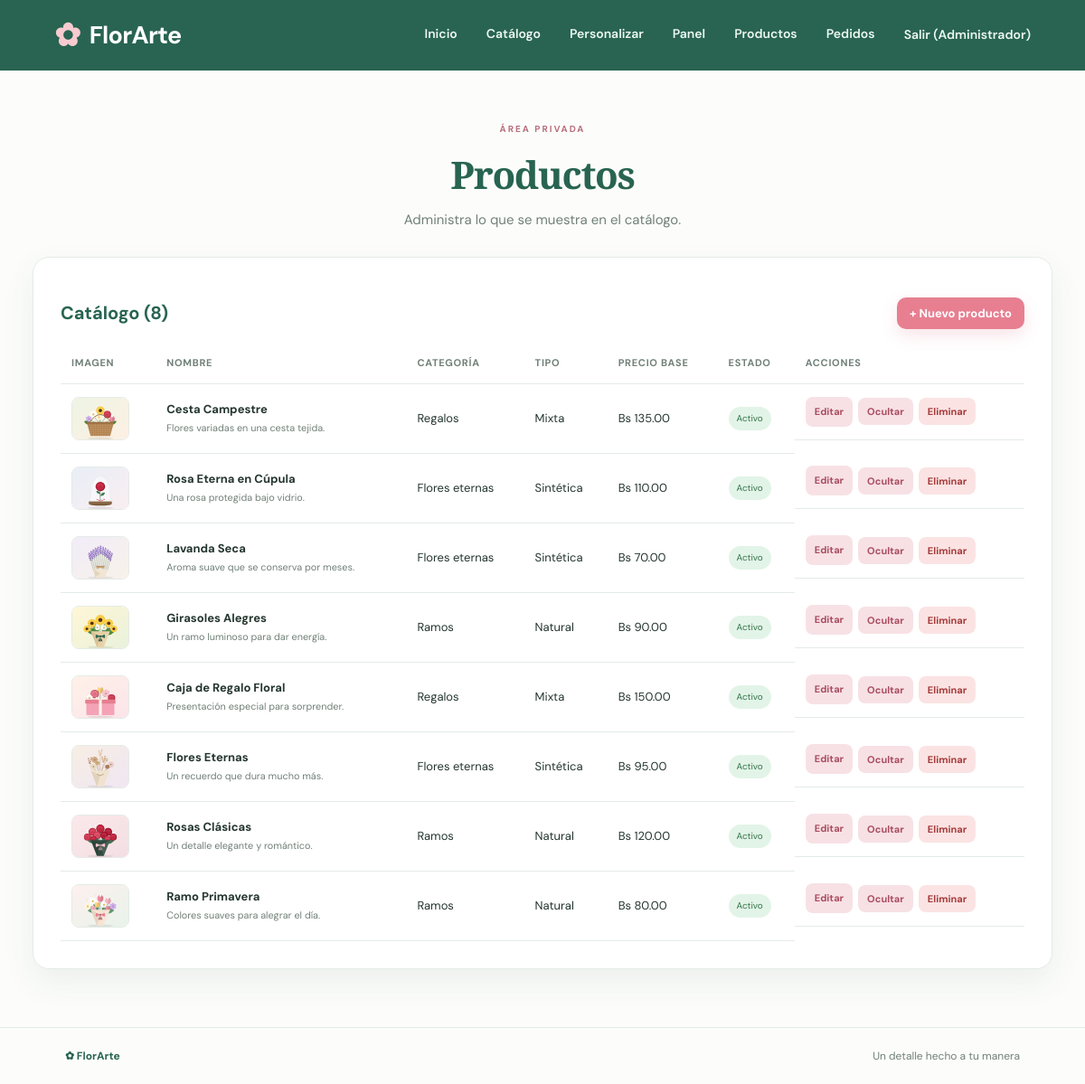
The app's page /index.php?page=admin-products (signed in) with its own data.
### tables this page shows
CREATE TABLE productos (
  id INT UNSIGNED NOT NULL AUTO_INCREMENT,
  nombre VARCHAR(120) NOT NULL,
  descripcion VARCHAR(255) NOT NULL,
  precio_base DECIMAL(10,2) NOT NULL DEFAULT 0,
  categoria VARCHAR(80) NOT NULL,
  tipo_flor ENUM('Natural','Sintética','Mixta') NOT NULL DEFAULT 'Natural',
  imagen VARCHAR(255) NULL,
  activo TINYINT(1) NOT NULL DEFAULT 1,
  creado_en TIMESTAMP NOT NULL DEFAULT CURRENT_TIMESTAMP,
  PRIMARY KEY (id),
  KEY idx_productos_categoria (categoria),
  KEY idx_productos_activo (activo)
);

### app/core/Controller.php (called while the page is built, shortened)
<?php
class Controller {
    protected function view(string $name, array $data = []): void {
        extract($data);
        require __DIR__ . '/../views/layout/header.php';
        require __DIR__ . '/../views/' . $name . '.php';
        require __DIR__ . '/../views/layout/footer.php';
    }
}

### app/controllers/AdminController.php (called while the page is built, shortened)
<?php
class AdminController extends Controller {
    public function products(): void {
        $this->view('admin/products', ['title' => 'Productos', 'products' => (new Product())->adminAll()]);
    }
}

### app/core/Router.php (called while the page is built, shortened)
<?php
class Router {
    private $routes = [
        'home'                => ['HomeController',    'index',        'public', 'GET'],
        'catalog'             => ['CatalogController', 'index',        'public', 'GET'],
        'customize'           => ['OrderController',   'create',       'public', 'GET'],
        'save-order'          => ['OrderController',   'store',        'public', 'POST'],
        'my-orders'           => ['OrderController',   'mine',         'auth',   'GET'],
        'login'               => ['AuthController',    'login',        'public', null],
        'register'            => ['AuthController',    'register',     'public', null],
        'logout'              => ['AuthController',    'logout',       'public', 'POST'],
        'admin'               => ['AdminController',   'index',        'admin',  'GET'],
        'admin-products'      => ['AdminController',   'products',     'admin',  'GET'],
        'admin-product-new'   => ['AdminController',   'productForm',  'admin',  'GET'],
        'admin-product-edit'  => ['AdminController',   'productForm',  'admin',  'GET'],
        'admin-product-save'  => ['AdminController',   'productSave',  'admin',  'POST'],
        'admin-product-toggle'=> ['AdminController',   'productToggle','admin',  'POST'],
        'admin-product-delete'=> ['AdminController',   'productDelete','admin',  'POST'],
        'admin-orders'        => ['AdminController',   'orders',       'admin',  'GET'],
        'admin-order-status'  => ['AdminController',   'orderStatus',  'admin',  'POST'],
    ];
    public function dispatch(): void {
        $page = $_GET['page'] ?? 'home';
        list($class, $method, $access, $http) = $this->routes[$page];
        try {
            $controller = new $class();
            $controller->$method();
        } catch (Throwable $e) {
            error_log('FlorArte: ' . $e->getMessage() . ' en ' . $e->getFile() . ':' . $e->getLine());
            if (APP_DEBUG) { throw $e; }
            http_response_code(500);
            (new HomeController())->serverError();
        }
    }
}

### index.php (called while the page is built, shortened)
<?php
require_once __DIR__ . '/app/core/helpers.php';
(new Router())->dispatch();

### app/core/helpers.php (called while the page is built, shortened)
<?php
function e($value): string {
    return htmlspecialchars((string)($value ?? ''), ENT_QUOTES, 'UTF-8');
}
function money($value): string {
    return 'Bs ' . number_format((float)$value, 2);
}
function url(string $page = 'home', array $params = []): string {
    $script = $_SERVER['SCRIPT_NAME'] ?? 'index.php';
    return $script . '?' . http_build_query(['page' => $page] + $params);
}
function product_image(array $p): string {
    $img = (string)($p['imagen'] ?? '');
    if ($img !== '' && preg_match('#^(assets/img/products|uploads)/[A-Za-z0-9._-]+$#', $img)) {
        return $img;
    }
    $byCategory = [
        'Ramos' => 'ramo-primavera',
        'Flores eternas' => 'flores-eternas',
        'Regalos' => 'caja-regalo',
    ];
    return 'assets/img/products/' . ($byCategory[$p['categoria'] ?? ''] ?? 'default') . '.svg';
}

### app/models/Product.php (called while the page is built, shortened)
<?php
class Product extends Model {
    public function adminAll(): array {
        return $this->db->query("SELECT * FROM {$this->tProducts} ORDER BY id DESC")->fetchAll();
    }
}

### app/views/admin/products.php (the view, shortened to what this page needs)
<section class="page-intro"><span class="eyebrow">ÁREA PRIVADA</span><h1>Productos</h1><p>Administra lo que se muestra en el catálogo.</p></section>
<section class="table-card">
  <div class="table-heading"><h2>Catálogo (<?= count($products) ?>)</h2><a class="btn btn-small" href="<?= e(url('admin-product-new')) ?>">+ Nuevo producto</a></div>
  <?php if (!$products): ?><p class="empty">No hay productos todavía.</p><?php else: ?>
  <div class="table-scroll"><table><thead><tr><th>Imagen</th><th>Nombre</th><th>Categoría</th><th>Tipo</th><th>Precio base</th><th>Estado</th><th>Acciones</th></tr></thead><tbody>
  <?php foreach ($products as $p): ?>
    <tr>
      <td><img class="thumb" src="<?= e(product_image($p)) ?>" alt=""></td>
      <td><strong><?= e($p['nombre']) ?></strong><br><small class="muted"><?= e($p['descripcion']) ?></small></td>
      <td><?= e($p['categoria']) ?></td><td><?= e($p['tipo_flor']) ?></td><td><?= e(money($p['precio_base'])) ?></td>
      <td><span class="status-pill <?= $p['activo'] ? 'done' : '' ?>"><?= $p['activo'] ? 'Activo' : 'Oculto' ?></span></td>
      <td class="row-actions">
        <a class="small-btn" href="<?= e(url('admin-product-edit', ['id' => (int)$p['id']])) ?>">Editar</a>
        <form method="post" action="<?= e(url('admin-product-toggle')) ?>"><button class="small-btn" type="submit"><?= $p['activo'] ? 'Ocultar' : 'Mostrar' ?></button></form>
        <form method="post" action="<?= e(url('admin-product-delete')) ?>" onsubmit="return confirm('¿Eliminar este producto? Esta acción no se puede deshacer.');"><?= csrf_field() ?><input type="hidden" name="id" value="<?= (int)$p['id'] ?>"><button class="small-btn danger" type="submit">Eliminar</button></form>
      </td>
    </tr>
  <?php endforeach; ?></tbody></table></div>
  <?php endif; ?>
</section>

### assets/css/styles.css (style rules this page uses)
:root { --green:#286451;--green-dark:#174b3d;--sage:#eaf3ed;--sage-2:#d7e9dd;--pink:#e77f91;--pink-dark:#d9677c;--cream:#fff8f2;--ink:#25362f;--muted:#718078;--line:#e4ebe6;--white:#fff;--shadow:0 14px 35px rgba(37,73,58,.08) }
* { box-sizing:border-box }
html { scroll-behavior:smooth }
body { margin:0;background:#fcfdfb;color:var(--ink);font-family:'DM Sans',Arial,sans-serif;font-size:15px;line-height:1.55 }
.eyebrow { font-size:10px;font-weight:700;letter-spacing:2px;color:#b86e7b }
.hero h1,.page-intro h1,.success-card h1,.login-card h1 { font-family:'Playfair Display',Georgia,serif;letter-spacing:-1.3px }
.btn { display:inline-flex;align-items:center;justify-content:center;gap:20px;background:var(--pink);color:white;text-decoration:none;border:0;border-radius:10px;padding:14px 21px;font:700 14px 'DM Sans',sans-serif;cursor:pointer;box-shadow:0 7px 18px rgba(218,105,126,.18);transition:.2s }
.page-intro { text-align:center;padding:18px 0 28px }
.page-intro h1 { font-size:42px;color:var(--green);margin:7px 0 }
.page-intro p { color:var(--muted);margin:0 }
.small-btn { background:#f7e1e5;color:#a94d60;text-decoration:none;padding:8px 10px;border-radius:8px;font-size:11px;font-weight:700 }
.form-card,.table-card { max-width:850px;margin:0 auto;background:white;border:1px solid var(--line);border-radius:18px;padding:30px;box-shadow:var(--shadow) }
.table-card { max-width:none }
.table-heading { display:flex;justify-content:space-between;align-items:center }
.table-heading h2 { color:var(--green);font-size:20px }
.table-scroll { overflow-x:auto }
table { width:100%;border-collapse:collapse;text-align:left;font-size:13px }
th,td { padding:14px 12px;border-bottom:1px solid var(--line) }
th { color:var(--muted);font-size:11px;text-transform:uppercase;letter-spacing:.7px }
.status-pill { display:inline-block;border-radius:30px;padding:5px 9px;font-size:10px;background:#f0f2f1;color:#68756e }
.status-pill.done { background:#e2f4e7;color:#34744a }
.btn-small { padding:9px 14px;font-size:13px;gap:8px }
.muted { color:var(--muted) }
.row-actions { display:flex;gap:6px;align-items:center;flex-wrap:wrap }
.row-actions form { margin:0 }
.row-actions .small-btn,.status-form .small-btn { border:0;cursor:pointer;font-family:inherit }
.small-btn.danger { background:#fbe3e3;color:#a43a3a }
.thumb { width:64px;height:48px;object-fit:cover;border-radius:8px;border:1px solid var(--line);display:block }

### records on screen
productos: imagen (picture), nombre "Cesta Campestre", descripcion "Flores variadas en una cesta tejida.", categoria "Regalos", tipo_flor "Mixta", precio_base "Bs 135.00", activo "Activo"
productos: imagen (picture), nombre "Rosa Eterna en Cúpula", descripcion "Una rosa protegida bajo vidrio.", categoria "Flores eternas", tipo_flor "Sintética", precio_base "Bs 110.00", activo "Activo"
productos: imagen (picture), nombre "Lavanda Seca", descripcion "Aroma suave que se conserva por meses.", categoria "Flores eternas", tipo_flor "Sintética", precio_base "Bs 70.00", activo "Activo"
productos: imagen (picture), nombre "Girasoles Alegres", descripcion "Un ramo luminoso para dar energía.", categoria "Ramos", tipo_flor "Natural", precio_base "Bs 90.00", activo "Activo"
productos: imagen (picture), nombre "Caja de Regalo Floral", descripcion "Presentación especial para sorprender.", categoria "Regalos", tipo_flor "Mixta", precio_base "Bs 150.00", activo "Activo"
productos: imagen (picture), nombre "Flores Eternas", descripcion "Un recuerdo que dura mucho más.", categoria "Flores eternas", tipo_flor "Sintética", precio_base "Bs 95.00", activo "Activo"
productos: imagen (picture), nombre "Rosas Clásicas", descripcion "Un detalle elegante y romántico.", categoria "Ramos", tipo_flor "Natural", precio_base "Bs 120.00", activo "Activo"
productos: imagen (picture), nombre "Ramo Primavera", descripcion "Colores suaves para alegrar el día.", categoria "Ramos", tipo_flor "Natural", precio_base "Bs 80.00", activo "Activo"

### other values on screen
Auth::user()['nombre'] "Administrador"
count($products) "8"
